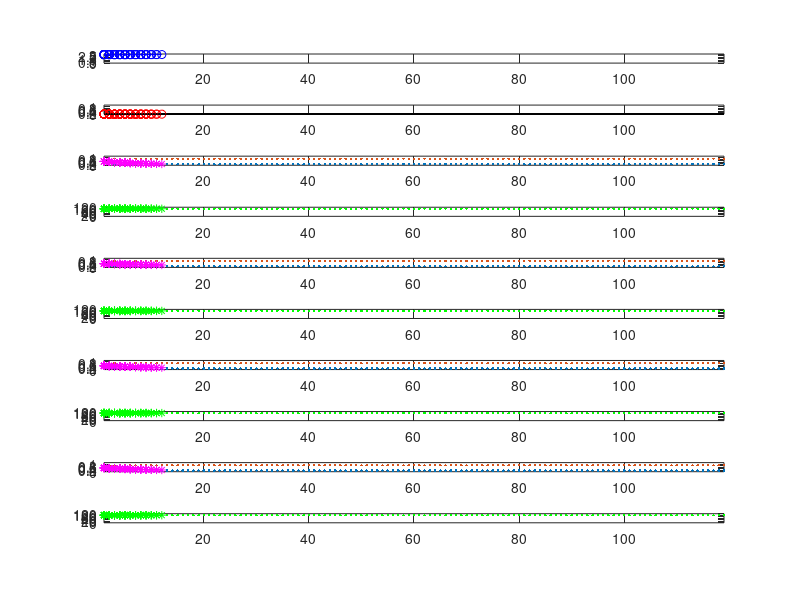

Here is the MATLAB script that generated this plot: (Note: this script raises an error after producing the figure.)
% La Ilma Lana Illa Ma Allamtana. Wallahu Aalam Bisawab 



%%%%% NOTE: Import "surface_water_data.csv" before use. Select row 2 as variables
%%%%% name row



% Clear workspace
% clc
% clear all
% close all

%Minimum allowed soil moisture level
Moist_min = 0.15;
%Maximum allowed soil moisture level
Moist_max = 0.85;

%Initial soil moisture level (Initial condition)
Moist_ini = 0.5;

%Soil moisture decay rate (Depends on soil properties)
dec_rate1 = 0.095;
dec_rate2 = 0.04;
dec_rate3 = 0.06;
dec_rate4 = 0.07;

%step size (number of days in a sixteen weeks season = 119)
num_days = 7*17; 

%Moisture level from time t=1 till t=num_days
M1 = zeros(1,num_days);
M1(1) = Moist_ini;

M2 = zeros(1,num_days);
M2(1) = Moist_ini;

M3 = zeros(1,num_days);
M3(1) = Moist_ini;

M4 = zeros(1,num_days);
M4(1) = Moist_ini;

%Rain Input
rain_prob = 0.00;   
R = full(sprand(1,num_days,rain_prob));  % Generate sparse rain events with a uniform distribution  

% Irrigation Supply 
I_total = 3;
Inlet_size = 0.2;
water_delay = 21; 
I = zeros(1,num_days);
I(1) = I_total; 

% Yield 
Yield_max = 100;

ydecay_rate1 = 0.03;
ydecay_rate2 = 0.08;
ydecay_rate3 = 0.075;
ydecay_rate4 = 0.045;

Y1 = zeros(1,num_days);
Y2 = zeros(1,num_days);
Y3 = zeros(1,num_days);
Y4 = zeros(1,num_days);

Y1(1) = Yield_max;
Y2(1) = Yield_max;
Y3(1) = Yield_max;
Y4(1) = Yield_max;

%%%%%% GETTING READY TO PLOT %%%%%%%%% 
s = get(0, 'ScreenSize');
figure('Position', [0 0 s(3) s(4)]);
subplot(10,1,3); plot([1:num_days],Moist_min*ones(1,num_days),'.');
hold on
subplot(10,1,3); plot([1:num_days],Moist_max*ones(1,num_days),'.');
axis([1 num_days 0 1.2])

subplot(10,1,5); plot([1:num_days],Moist_min*ones(1,num_days),'.');
hold on
subplot(10,1,5); plot([1:num_days],Moist_max*ones(1,num_days),'.');
axis([1 num_days 0 1.2])

subplot(10,1,7); plot([1:num_days],Moist_min*ones(1,num_days),'.');
hold on
subplot(10,1,7); plot([1:num_days],Moist_max*ones(1,num_days),'.');
axis([1 num_days 0 1.2])

subplot(10,1,9); plot([1:num_days],Moist_min*ones(1,num_days),'.');
hold on
subplot(10,1,9); plot([1:num_days],Moist_max*ones(1,num_days),'.');
axis([1 num_days 0 1.2])
%%%%%%%%%%%%%%%%%%%%%%%%%%%%%%%%%%%%


% MAIN SIMULATION FOR LOOP %%%%% 
for t = 1:1:num_days
    
    %%%% Soil moisture system update at step t+1      
    dec_moisture1 = M1(t)*dec_rate1;  %Decrease in moisture level in one day
    M1(t+1) = M1(t) - dec_moisture1 + R(t); %Moisture level at the next day
    
    dec_moisture2 = M2(t)*dec_rate2; 
    M2(t+1) = M2(t) - dec_moisture2 + R(t); 
    
    dec_moisture3 = M3(t)*dec_rate3; 
    M3(t+1) = M3(t) - dec_moisture3 + R(t);
    
    dec_moisture4 = M4(t)*dec_rate4; 
    M4(t+1) = M4(t) - dec_moisture4 + R(t);
    
    
    %%%%%%% Control action at time step t %%%%%%%%%%%%
    
   
    
    % task 3
    
    irrigated = false;
    
    %%%%% FIXED DELIVERY %%%%%: 
    
    if (t > 20) % so it doesn't deliver water before first irrigation day
        % farm 1 surface water delivery
        if (mod(t,water_delay) == 0 && I(t) > 0)
                water_input = (surfacewaterdata.year1(t) + surfacewaterdata.year2(t) + surfacewaterdata.year3(t) + surfacewaterdata.year4(t) + surfacewaterdata.year5(t)) / 5;
                M1(t+1) = M1(t+1) + water_input;
                I(t+1) = I(t) - water_input; 

                irrigated = true;   
        end
    
        % farm 2 surface water delivery
        if (mod(t-1,water_delay) == 0 && I(t) > 0)
                water_input = (surfacewaterdata.year1(t) + surfacewaterdata.year2(t) + surfacewaterdata.year3(t) + surfacewaterdata.year4(t) + surfacewaterdata.year5(t)) / 5;
                M2(t+1) = M2(t+1) + water_input;
                I(t+1) = I(t) - water_input;  

                irrigated = true;
        end

        % farm 3 surface water delivery
        if (mod(t-2,water_delay) == 0 && I(t) > 0)
                water_input = (surfacewaterdata.year1(t) + surfacewaterdata.year2(t) + surfacewaterdata.year3(t) + surfacewaterdata.year4(t) + surfacewaterdata.year5(t)) / 5;
                M3(t+1) = M3(t+1) + water_input;
                I(t+1) = I(t) - water_input;  

                irrigated = true;
        end

        % farm 4 surface water delivery
        if (mod(t-3,water_delay) == 0 && I(t) > 0)
                water_input = (surfacewaterdata.year1(t) + surfacewaterdata.year2(t) + surfacewaterdata.year3(t) + surfacewaterdata.year4(t) + surfacewaterdata.year5(t)) / 5;
                M4(t+1) = M4(t+1) + water_input;
                I(t+1) = I(t) - water_input;  

                irrigated = true;
        end
    end
    
    if (irrigated == false)
        I(t+1) = I(t);
    end
    
    
    %%%%% GROUND WATER %%%%%: 
    
    % NOTE: Ground water delivery is only being calculated till the last
    % scheduled irrigation date in this simulation, as historical data is 
    % not available to predict the quantity of water of any dates after 
    % the last scheduled irrigation date. 
    
    % farm 1 ground water calculation
    if ((M1(t) <= Moist_min || M1(t+1) <= Moist_min) && t < 105)
        
        daysleft = 21 - mod(t, 21);
        irrigation_date = t + daysleft;

        water_pred_next_turn = (surfacewaterdata.year1(irrigation_date) + surfacewaterdata.year2(irrigation_date) + surfacewaterdata.year3(irrigation_date) + surfacewaterdata.year4(irrigation_date) + surfacewaterdata.year5(irrigation_date)) / 5;

        if (water_pred_next_turn > 0.1)
            % water_extracted = min_water_quantity

            required = M1(t);

            for a = 1:daysleft
                required = required / (1 - dec_rate1);
            end
        else
            % water_extracted = full_water_demand
            required = Moist_max;
        end

        % add that much water to farm
        waterneeded = required - M1(t);
        M1(t+1) = M1(t+1) + waterneeded; 
    end
    
    
    % farm 2 ground water calculation
    if ((M2(t) <= Moist_min || M2(t+1) <= Moist_min) && t < 106)
        
        daysleft = 21 - mod(t-1, 21);
        irrigation_date = t + daysleft;

        water_pred_next_turn = (surfacewaterdata.year1(irrigation_date) + surfacewaterdata.year2(irrigation_date) + surfacewaterdata.year3(irrigation_date) + surfacewaterdata.year4(irrigation_date) + surfacewaterdata.year5(irrigation_date)) / 5;

        if (water_pred_next_turn > 0.1)
            % water_extracted = min_water_quantity

            required = M2(t);

            for a = 1:daysleft
                required = required / (1 - dec_rate2);
            end
        else
            % water_extracted = full_water_demand
            required = Moist_max;
        end

        % add that much water to farm
        waterneeded = required - M2(t);
        M2(t+1) = M2(t+1) + waterneeded; 
    end
    
    
    % farm 3 ground water calculation
    if ((M3(t) <= Moist_min || M3(t+1) <= Moist_min) && t < 107)
        
        daysleft = 21 - mod(t-2, 21);
        irrigation_date = t + daysleft;

        water_pred_next_turn = (surfacewaterdata.year1(irrigation_date) + surfacewaterdata.year2(irrigation_date) + surfacewaterdata.year3(irrigation_date) + surfacewaterdata.year4(irrigation_date) + surfacewaterdata.year5(irrigation_date)) / 5;

        if (water_pred_next_turn > 0.1)
            % water_extracted = min_water_quantity

            required = M3(t);

            for a = 1:daysleft
                required = required / (1 - dec_rate3);
            end
        else
            % water_extracted = full_water_demand
            required = Moist_max;
        end

        % add that much water to farm
        waterneeded = required - M3(t);
        M3(t+1) = M3(t+1) + waterneeded; 
    end
    
    
    % farm 4 ground water calculation
    if ((M4(t) <= Moist_min || M4(t+1) <= Moist_min) && t < 108)
        
        daysleft = 21 - mod(t-3, 21);
        irrigation_date = t + daysleft;

        water_pred_next_turn = (surfacewaterdata.year1(irrigation_date) + surfacewaterdata.year2(irrigation_date) + surfacewaterdata.year3(irrigation_date) + surfacewaterdata.year4(irrigation_date) + surfacewaterdata.year5(irrigation_date)) / 5;

        if (water_pred_next_turn > 0.1)
            % water_extracted = min_water_quantity

            required = M4(t);

            for a = 1:daysleft
                required = required / (1 - dec_rate4);
            end
        else
            % water_extracted = full_water_demand
            required = Moist_max;
        end

        % add that much water to farm
        waterneeded = required - M4(t);
        M4(t+1) = M4(t+1) + waterneeded; 
    end

    
%%%%%%%%%%%%%%%%%%%%%%%%%%%%%%%%%%%%%%%%%%%%%%%%%%%%%%%%%%%%%%%%%%%%%%%
    
    
    %%%%% Expected Yield update after every time step t+1 %%%%%%%% 
    if (M1(t) < Moist_min | M1(t) > Moist_max) 
        Y1(t+1) = Y1(t) - Y1(t)*ydecay_rate1;
    else 
        Y1(t+1) = Y1(t);
    end
    
    if (M2(t) < Moist_min | M2(t) > Moist_max) 
        Y2(t+1) = Y2(t) - Y2(t)*ydecay_rate2;
    else 
        Y2(t+1) = Y2(t);
    end
    
    if (M3(t) < Moist_min | M3(t) > Moist_max) 
        Y3(t+1) = Y3(t) - Y3(t)*ydecay_rate3;
    else 
        Y3(t+1) = Y3(t);
    end
    
    if (M4(t) < Moist_min | M4(t) > Moist_max) 
        Y4(t+1) = Y4(t) - Y4(t)*ydecay_rate4;
    else 
        Y4(t+1) = Y4(t);
    end
    %%%%%%%%%%%%%%%%%%%%%%%%%%%%%%%%%%%
    

%%    
    %%%%% PLOTTING GRAPHS at time t 
    
    % rain and irrigation supply:
    subplot(10,1,1); plot(1:t,I(1:t),'bo-'); hold on;
    axis([1 num_days 0 I_total + 0.2])
    subplot(10,1,2); stem(1:t,R(1:t),'r'); hold on;
    axis([1 num_days 0 1.2])
    
    % farm 1:
    subplot(10,1,3); plot(1:t,M1(1:t),'*m-'); hold on;
    axis([1 num_days 0 1.2])
    subplot(10,1,4); plot(1:t,Y1(1:t),'*g-'); hold on;
    subplot(10,1,4); plot([1:num_days],Yield_max*ones(1,num_days),'g.');
    axis([1 num_days 0 Yield_max*1.2])
    
    % farm 2:
    subplot(10,1,5); plot(1:t,M2(1:t),'*m-'); hold on;
    axis([1 num_days 0 1.2])
    subplot(10,1,6); plot(1:t,Y2(1:t),'*g-'); hold on;
    subplot(10,1,6); plot([1:num_days],Yield_max*ones(1,num_days),'g.');
    axis([1 num_days 0 Yield_max*1.2])
    
    % farm 3:
    subplot(10,1,7); plot(1:t,M3(1:t),'*m-'); hold on;
    axis([1 num_days 0 1.2])
    subplot(10,1,8); plot(1:t,Y3(1:t),'*g-'); hold on;
    subplot(10,1,8); plot([1:num_days],Yield_max*ones(1,num_days),'g.');
    axis([1 num_days 0 Yield_max*1.2])
    
    % farm 4:
    subplot(10,1,9); plot(1:t,M4(1:t),'*m-'); hold on;
    axis([1 num_days 0 1.2])
    subplot(10,1,10); plot(1:t,Y4(1:t),'*g-'); hold on;
    subplot(10,1,10); plot([1:num_days],Yield_max*ones(1,num_days),'g.');
    axis([1 num_days 0 Yield_max*1.2])
    
    %%%%%%%%%%%%%%%%%%%%%%%%%%%
        
    pause(0.3);   % stalls the code before processing next t. Creates a video-like effect on figures
end
